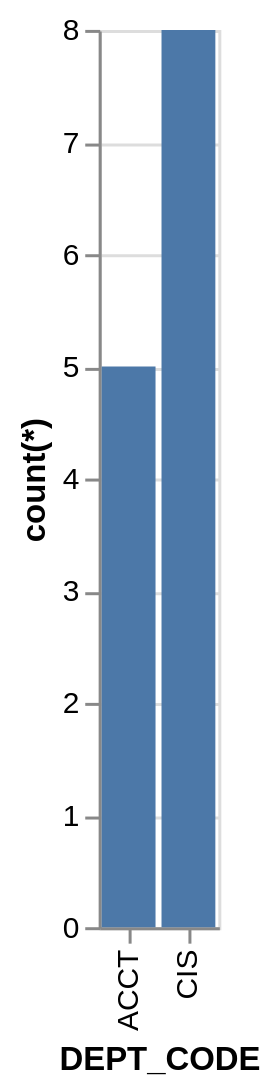

Vega-Lite specification for this chart:
### Vega-Lite specification from a JSON file in a GitHub repository (floating-point values rounded to 4 significant figures)
{"data": {"values": [{"x_data": "ACCT", "y_data": 5}, {"x_data": "CIS", "y_data": 8}]}, "mark": "bar", "encoding": {"x": {"field": "x_data", "type": "nominal", "title": "DEPT_CODE", "sort": "ascending"}, "y": {"field": "y_data", "type": "quantitative", "title": "count(*)"}}}
